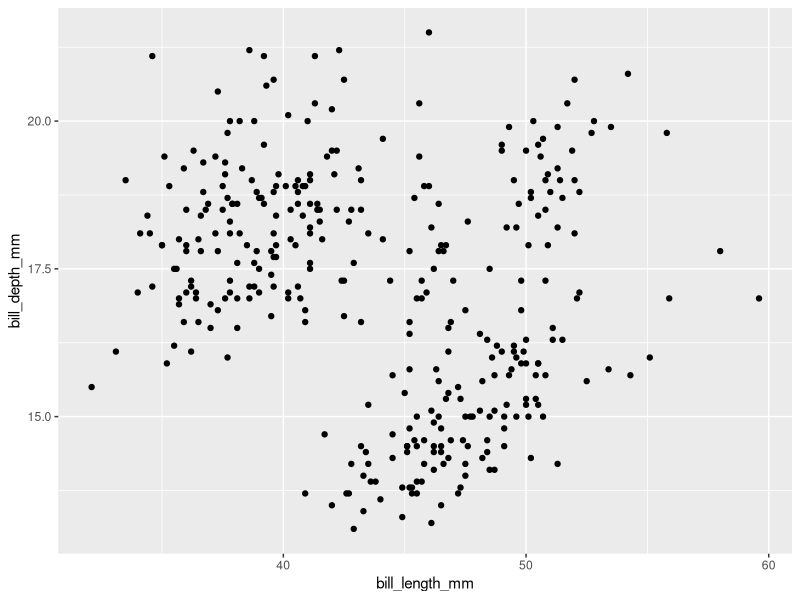
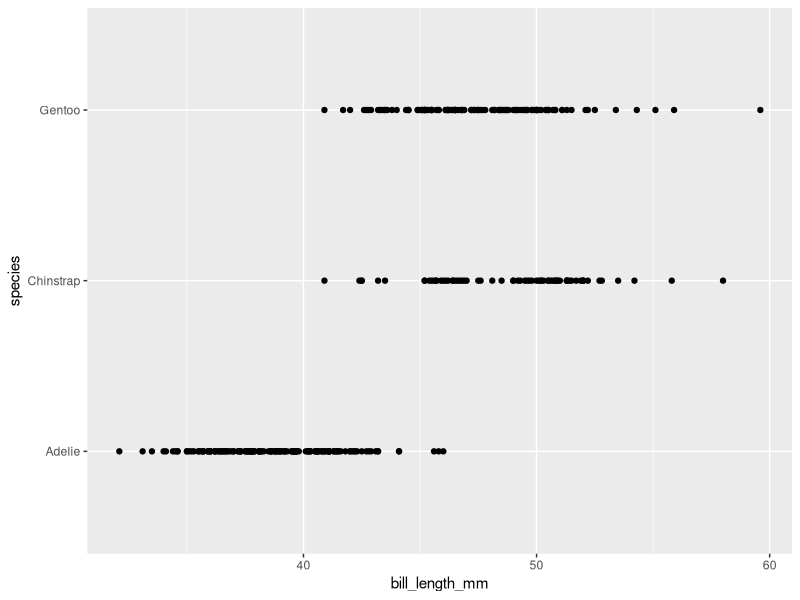
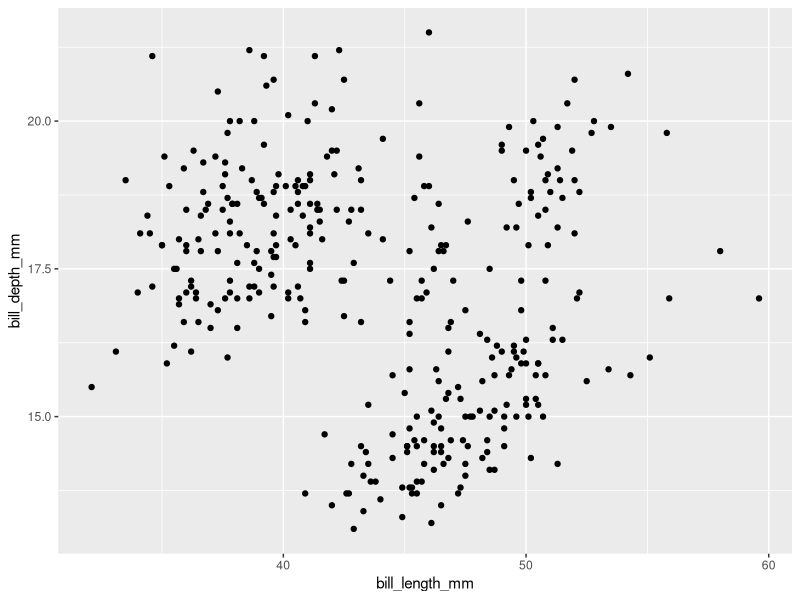
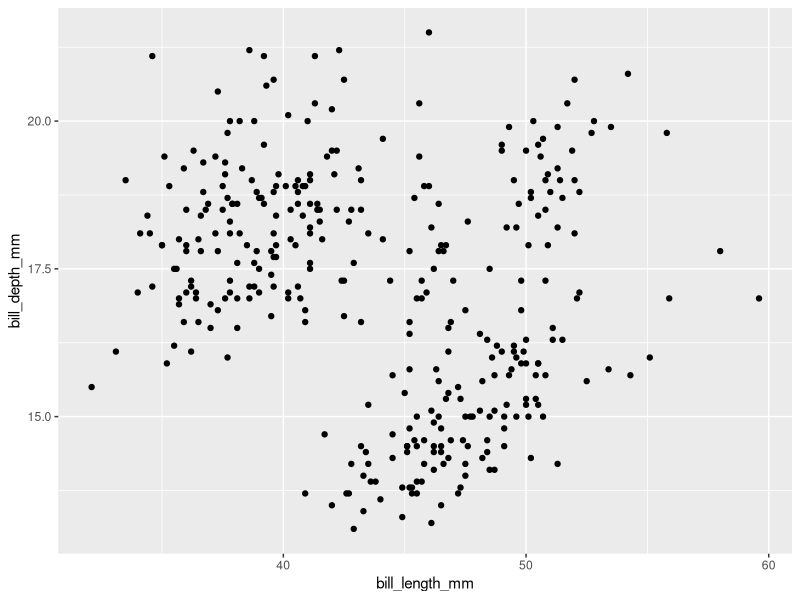
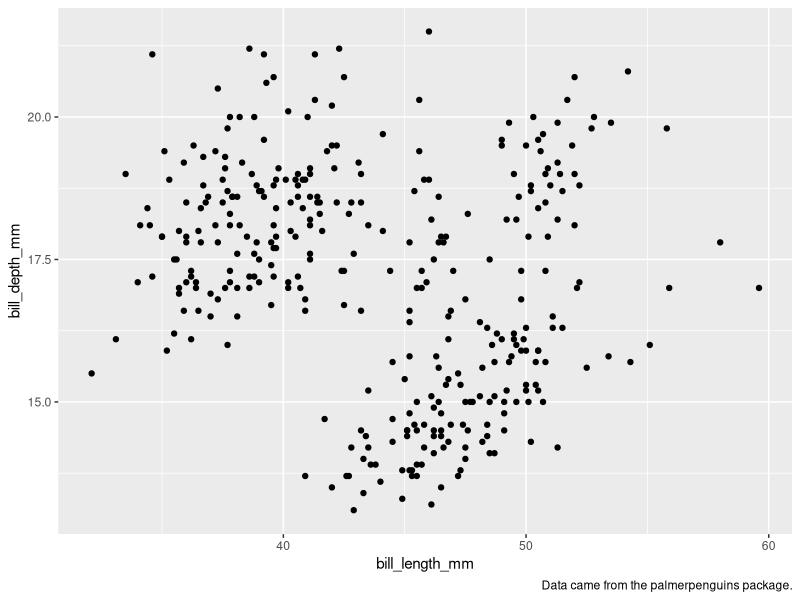
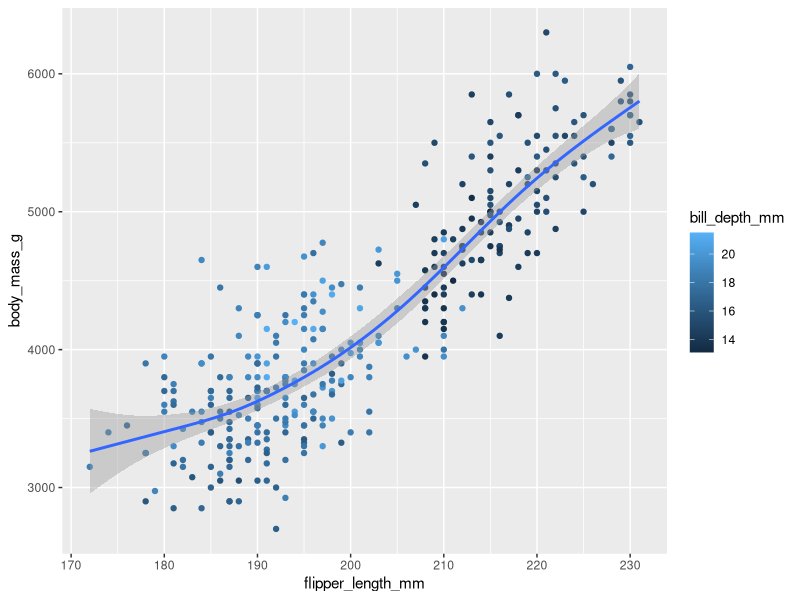
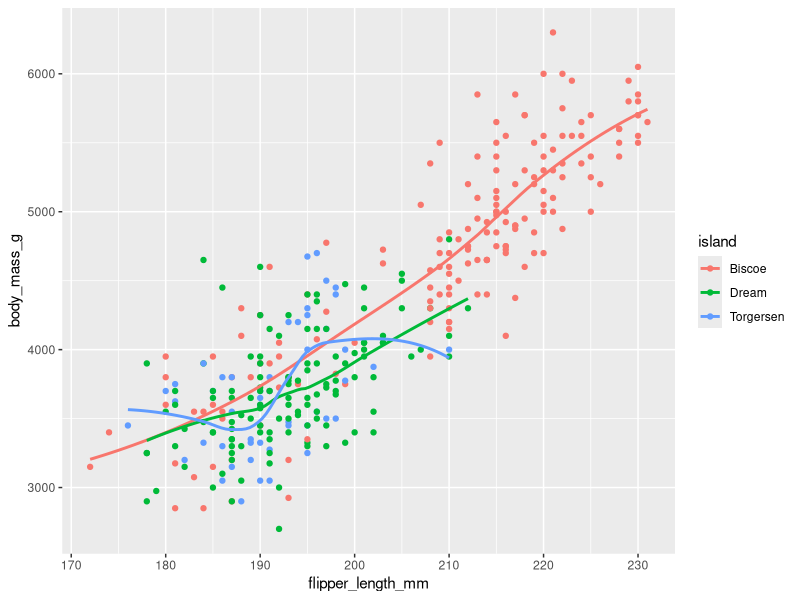
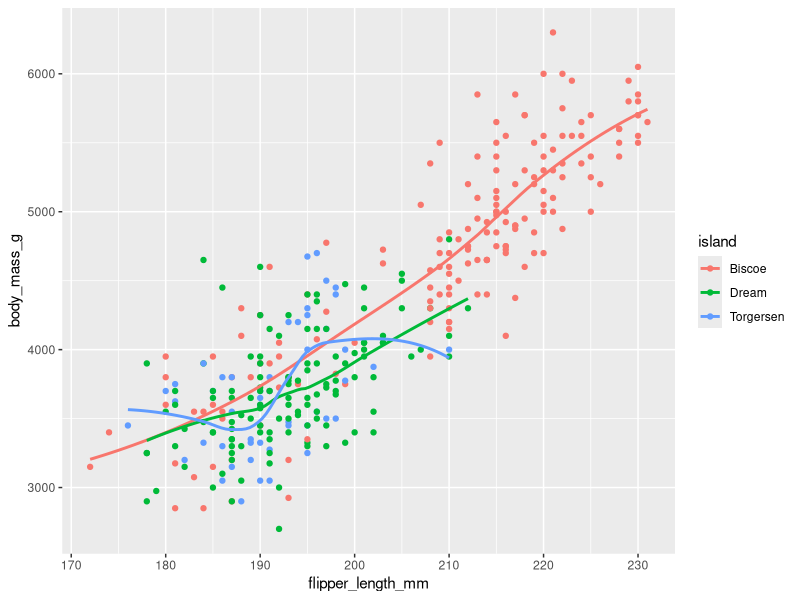

The R script that drew these images, in order:
## ---- chunk 1
#| output: false
# Loading Packages
library(tidyverse)
library(palmerpenguins)
## ---- chunk 2
dim(penguins)
## ---- chunk 3
penguins |> # Following tidyverse style guide by using pipes
    ggplot(mapping = aes(y = bill_depth_mm, x = bill_length_mm)) + 
    geom_point()
## ---- chunk 4
penguins |> 
    ggplot(mapping = aes(y = species, x = bill_length_mm)) + 
    geom_point()
## ---- chunk 5
penguins |>
    ggplot(mapping =  aes(y = bill_depth_mm, x = bill_length_mm)) + 
    geom_point()
## ---- chunk 6
penguins |>
    ggplot() + 
    geom_point(
        mapping = aes(y = bill_depth_mm, x = bill_length_mm),
        na.rm = TRUE
        )
## ---- chunk 7
penguins |>
    ggplot() + 
    geom_point(
        mapping = aes(y = bill_depth_mm, x = bill_length_mm),
        na.rm = TRUE
    ) +
    labs(caption = "Data came from the palmerpenguins package.")
## ---- chunk 8
penguins |>
    ggplot(mapping = aes(y = body_mass_g, x = flipper_length_mm)) + 
    geom_point(mapping = aes(color = bill_depth_mm)) +
    geom_smooth(method = "gam")
## ---- chunk 9
ggplot(
  data = penguins,
  mapping = aes(x = flipper_length_mm, y = body_mass_g, color = island)
) +
  geom_point() +
  geom_smooth(se = FALSE)    
## ---- chunk 10
#| output: true
#| echo: false
ggplot(
  data = penguins,
  mapping = aes(x = flipper_length_mm, y = body_mass_g, color = island)
) +
  geom_point() +
  geom_smooth(se = FALSE)   
## ---- chunk 11
ggplot(
  data = penguins,
  mapping = aes(x = flipper_length_mm, y = body_mass_g)
) +
  geom_point() +
  geom_smooth()

ggplot() +
  geom_point(
    data = penguins,
    mapping = aes(x = flipper_length_mm, y = body_mass_g)
  ) +
  geom_smooth(
    data = penguins,
    mapping = aes(x = flipper_length_mm, y = body_mass_g)
  )
